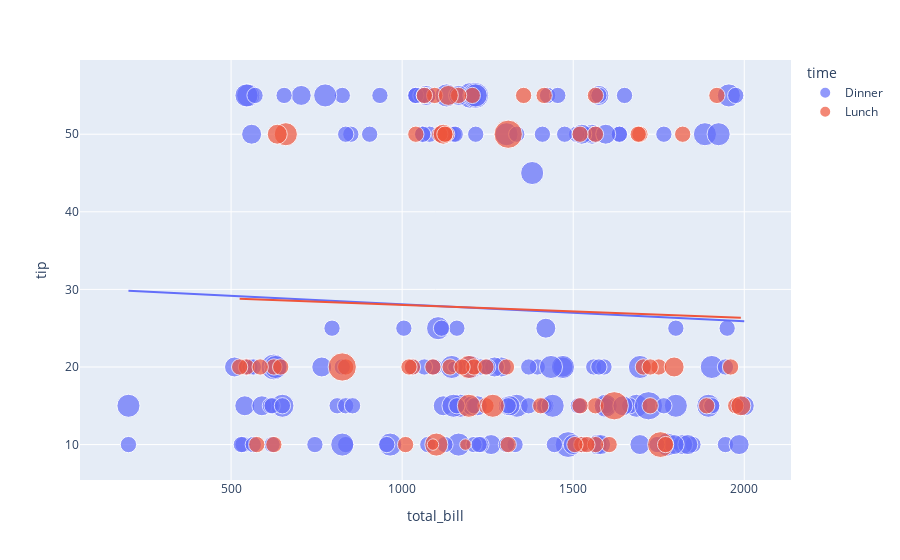

Write notebook code for a chart like this one.
### Code cell
figure = px.scatter(data_frame = data, x="total_bill",
                    y="tip", size="size", color= "time", trendline="ols")
figure.show()

### Figure 1 — Plotly figure (JSON) as saved in the notebook; plotly's stock layout.template omitted (floating-point values rounded to 4 significant figures; data arrays with more than 128 entries replaced by an {"elided": "..."} marker saying what was removed)
{"data": [{"hovertemplate": "time=Dinner<br>total_bill=%{x}<br>tip=%{y}<br>size=%{marker.size}<extra></extra>", "legendgroup": "Dinner", "marker": {"color": "#636efa", "size": {"elided": "176 int values"}, "sizemode": "area", "sizeref": 0.015, "symbol": "circle"}, "mode": "markers", "name": "Dinner", "orientation": "v", "showlegend": true, "type": "scatter", "x": {"elided": "176 int values"}, "xaxis": "x", "y": {"elided": "176 int values"}, "yaxis": "y"}, {"hovertemplate": "<b>OLS trendline</b><br>tip = -0.00218693 * total_bill + 30.2781<br>R<sup>2</sup>=0.002591<br><br>time=Dinner<br>total_bill=%{x}<br>tip=%{y} <b>(trend)</b><extra></extra>", "legendgroup": "Dinner", "marker": {"color": "#636efa", "symbol": "circle"}, "mode": "lines", "name": "Dinner", "showlegend": false, "type": "scatter", "x": {"elided": "176 int values"}, "xaxis": "x", "y": {"elided": "176 float values"}, "yaxis": "y"}, {"hovertemplate": "time=Lunch<br>total_bill=%{x}<br>tip=%{y}<br>size=%{marker.size}<extra></extra>", "legendgroup": "Lunch", "marker": {"color": "#EF553B", "size": [4, 2, 2, 2, 2, 1, 2, 2, 4, 2, 2, 2, 2, 2, 2, 4, 2, 2, 2, 2, 2, 6, 2, 2, 2, 3, 2, 2, 2, 2, 2, 2, 2, 2, 2, 2, 2, 6, 5, 6, 2, 2, 3, 2, 2, 2, 2, 2, 2, 2, 2, 2, 4, 2, 2, 3, 2, 2, 2, 4, 3, 2, 2, 1, 3, 2, 2, 2], "sizemode": "area", "sizeref": 0.015, "symbol": "circle"}, "mode": "markers", "name": "Lunch", "orientation": "v", "showlegend": true, "type": "scatter", "x": [1195, 625, 1695, 1030, 1960, 1185, 1210, 1040, 660, 835, 1245, 545, 1305, 1010, 575, 1195, 1095, 1140, 625, 1525, 1565, 1310, 1820, 1090, 1520, 635, 1890, 1405, 1205, 1750, 1165, 525, 1705, 1565, 1725, 1725, 1975, 1620, 1755, 825, 1130, 1605, 1990, 1065, 1020, 1520, 1355, 1565, 645, 585, 1175, 1310, 1100, 1770, 1920, 1795, 1540, 1110, 1245, 1265, 1120, 1125, 1505, 1090, 1135, 1565, 1690, 1415], "xaxis": "x", "y": [20, 10, 50, 20, 20, 10, 20, 50, 50, 20, 15, 20, 20, 10, 10, 15, 55, 20, 20, 10, 15, 50, 50, 20, 15, 50, 15, 15, 55, 20, 55, 20, 20, 50, 20, 15, 15, 15, 10, 20, 50, 10, 15, 55, 20, 50, 55, 10, 20, 20, 20, 10, 10, 10, 55, 20, 10, 50, 20, 15, 50, 50, 10, 10, 55, 55, 50, 55], "yaxis": "y"}, {"hovertemplate": "<b>OLS trendline</b><br>tip = -0.00166796 * total_bill + 29.6542<br>R<sup>2</sup>=0.001416<br><br>time=Lunch<br>total_bill=%{x}<br>tip=%{y} <b>(trend)</b><extra></extra>", "legendgroup": "Lunch", "marker": {"color": "#EF553B", "symbol": "circle"}, "mode": "lines", "name": "Lunch", "showlegend": false, "type": "scatter", "x": [525, 545, 575, 585, 625, 625, 635, 645, 660, 825, 835, 1010, 1020, 1030, 1040, 1065, 1090, 1090, 1095, 1100, 1110, 1120, 1125, 1130, 1135, 1140, 1165, 1175, 1185, 1195, 1195, 1205, 1210, 1245, 1245, 1265, 1305, 1310, 1310, 1355, 1405, 1415, 1505, 1520, 1520, 1525, 1540, 1565, 1565, 1565, 1565, 1605, 1620, 1690, 1695, 1705, 1725, 1725, 1750, 1755, 1770, 1795, 1820, 1890, 1920, 1960, 1975, 1990], "xaxis": "x", "y": [28.78, 28.75, 28.7, 28.68, 28.61, 28.61, 28.6, 28.58, 28.55, 28.28, 28.26, 27.97, 27.95, 27.94, 27.92, 27.88, 27.84, 27.84, 27.83, 27.82, 27.8, 27.79, 27.78, 27.77, 27.76, 27.75, 27.71, 27.69, 27.68, 27.66, 27.66, 27.64, 27.64, 27.58, 27.58, 27.54, 27.48, 27.47, 27.47, 27.39, 27.31, 27.29, 27.14, 27.12, 27.12, 27.11, 27.09, 27.04, 27.04, 27.04, 27.04, 26.98, 26.95, 26.84, 26.83, 26.81, 26.78, 26.78, 26.74, 26.73, 26.7, 26.66, 26.62, 26.5, 26.45, 26.39, 26.36, 26.34], "yaxis": "y"}], "layout": {"autosize": true, "legend": {"itemsizing": "constant", "title": {"text": "time"}, "tracegroupgap": 0}, "margin": {"t": 60}, "xaxis": {"anchor": "y", "autorange": true, "domain": [0, 1], "range": [67.18, 2129.0], "title": {"text": "total_bill"}, "type": "linear"}, "yaxis": {"anchor": "x", "autorange": true, "domain": [0, 1], "range": [3.233, 61.77], "title": {"text": "tip"}, "type": "linear"}}}
